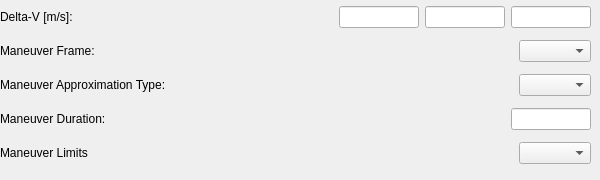
          <widget class="QWidget" name="cmdManeuverConfig">
           <attribute name="title">
            <string>Maneuver</string>
           </attribute>
           <widget class="QWidget" name="verticalLayoutWidget_3">
            <property name="geometry">
             <rect>
              <x>0</x>
              <y>0</y>
              <width>591</width>
              <height>171</height>
             </rect>
            </property>
            <layout class="QVBoxLayout" name="verticalLayout_7">
             <item>
              <layout class="QHBoxLayout" name="horizontalLayout_20">
               <item>
                <widget class="QLabel" name="label_3">
                 <property name="text">
                  <string>Delta-V [m/s]:</string>
                 </property>
                </widget>
               </item>
               <item>
                <spacer name="horizontalSpacer_8">
                 <property name="orientation">
                  <enum>Qt::Horizontal</enum>
                 </property>
                 <property name="sizeHint" stdset="0">
                  <size>
                   <width>40</width>
                   <height>20</height>
                  </size>
                 </property>
                </spacer>
               </item>
               <item>
                <widget class="QLineEdit" name="cmdManX">
                 <property name="minimumSize">
                  <size>
                   <width>80</width>
                   <height>0</height>
                  </size>
                 </property>
                 <property name="maximumSize">
                  <size>
                   <width>80</width>
                   <height>16777215</height>
                  </size>
                 </property>
                </widget>
               </item>
               <item>
                <widget class="QLineEdit" name="cmdManY">
                 <property name="minimumSize">
                  <size>
                   <width>80</width>
                   <height>0</height>
                  </size>
                 </property>
                 <property name="maximumSize">
                  <size>
                   <width>80</width>
                   <height>16777215</height>
                  </size>
                 </property>
                </widget>
               </item>
               <item>
                <widget class="QLineEdit" name="cmdManZ">
                 <property name="minimumSize">
                  <size>
                   <width>80</width>
                   <height>0</height>
                  </size>
                 </property>
                 <property name="maximumSize">
                  <size>
                   <width>80</width>
                   <height>16777215</height>
                  </size>
                 </property>
                </widget>
               </item>
              </layout>
             </item>
             <item>
              <layout class="QHBoxLayout" name="horizontalLayout_21">
               <item>
                <widget class="QLabel" name="label_4">
                 <property name="text">
                  <string>Maneuver Frame:</string>
                 </property>
                </widget>
               </item>
               <item>
                <spacer name="horizontalSpacer_9">
                 <property name="orientation">
                  <enum>Qt::Horizontal</enum>
                 </property>
                 <property name="sizeHint" stdset="0">
                  <size>
                   <width>40</width>
                   <height>20</height>
                  </size>
                 </property>
                </spacer>
               </item>
               <item>
                <widget class="QComboBox" name="cmdManFrm"/>
               </item>
              </layout>
             </item>
             <item>
              <layout class="QHBoxLayout" name="horizontalLayout_22">
               <item>
                <widget class="QLabel" name="label_8">
                 <property name="text">
                  <string>Maneuver Approximation Type:</string>
                 </property>
                </widget>
               </item>
               <item>
                <spacer name="horizontalSpacer_10">
                 <property name="orientation">
                  <enum>Qt::Horizontal</enum>
                 </property>
                 <property name="sizeHint" stdset="0">
                  <size>
                   <width>40</width>
                   <height>20</height>
                  </size>
                 </property>
                </spacer>
               </item>
               <item>
                <widget class="QComboBox" name="cmdManType"/>
               </item>
              </layout>
             </item>
             <item>
              <layout class="QHBoxLayout" name="horizontalLayout_23">
               <item>
                <widget class="QLabel" name="label_9">
                 <property name="text">
                  <string>Maneuver Duration:</string>
                 </property>
                </widget>
               </item>
               <item>
                <spacer name="horizontalSpacer_11">
                 <property name="orientation">
                  <enum>Qt::Horizontal</enum>
                 </property>
                 <property name="sizeHint" stdset="0">
                  <size>
                   <width>40</width>
                   <height>20</height>
                  </size>
                 </property>
                </spacer>
               </item>
               <item>
                <widget class="QLineEdit" name="cmdManTime">
                 <property name="minimumSize">
                  <size>
                   <width>80</width>
                   <height>0</height>
                  </size>
                 </property>
                 <property name="maximumSize">
                  <size>
                   <width>80</width>
                   <height>16777215</height>
                  </size>
                 </property>
                </widget>
               </item>
              </layout>
             </item>
             <item>
              <layout class="QHBoxLayout" name="horizontalLayout_15">
               <item>
                <widget class="QLabel" name="label_14">
                 <property name="enabled">
                  <bool>true</bool>
                 </property>
                 <property name="text">
                  <string>Maneuver Limits</string>
                 </property>
                </widget>
               </item>
               <item>
                <spacer name="horizontalSpacer_12">
                 <property name="orientation">
                  <enum>Qt::Horizontal</enum>
                 </property>
                 <property name="sizeHint" stdset="0">
                  <size>
                   <width>40</width>
                   <height>20</height>
                  </size>
                 </property>
                </spacer>
               </item>
               <item>
                <widget class="QComboBox" name="cmdManLimits">
                 <property name="enabled">
                  <bool>true</bool>
                 </property>
                </widget>
               </item>
              </layout>
             </item>
            </layout>
           </widget>
          </widget>
